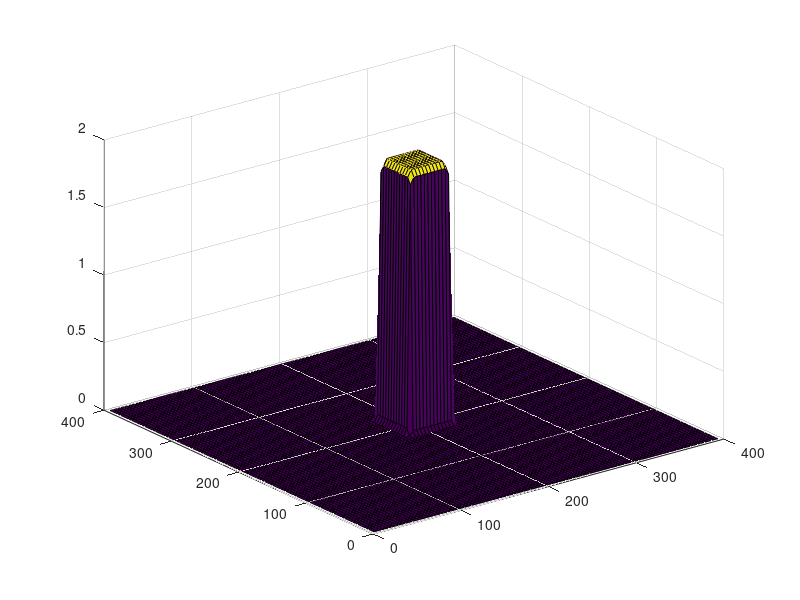

Write the MATLAB code that produced this figure. (Note: this script raises an error after producing the figure.)
function output = final_adi_v3_maybeworking
clf; clear all;

N = 100; %number of points 
h = 400/(N+1); %grid spacing

dt = 1;

Du = 1; %diffusion coefficient of u (alpha_1)
Dv = 0.5; %diffusion coefficient of v (alpha_2)

a = (Du*dt)/(2*h^2);
a2 = (Dv*dt)/(2*h^2);

F = 0.022; %feed rate
K = 0.051; %kill rate

f = @(u,v) -u.*v.^2 + F*(1-u);
g = @(u,v) u.*v.^2 - (F+K).*v;

x = [0:h:400];
y = [0:h:400];

%% initial condition
U0 = NaN(N,N);
V0 = NaN(N,N);

ic1 = @(x,y) 1;
ic2 = @(x,y) 0;

for j=1:N
    for k=1:N
        U0(j,k) = ic1(x(j),y(k));
        %V0(j,k) = ic2(x(j),y(k)) +rand(1);
        if (x(j)>=175) && (x(j)<=225) && (y(k)>=175) && (y(k)<=225)
            V0(j,k) = 1;
        % elseif (x(j)>=320) && (x(j)<=370) && (y(k)>=200) && (y(k)<=250)
        %     V0(j,k) = 1;
        % elseif (x(j)>=110) && (x(j)<=165) && (y(k)>=110) && (y(k)<=165)
        %     V0(j,k) = 1;
        % elseif (x(j)>=215) && (x(j)<=255) && (y(k)>=210) && (y(k)<=220)
        %     V0(j,k) = 1;
        % elseif (x(j)>=20) && (x(j)<=206) && (y(k)>=20) && (y(k)<=30)
        %     V0(j,k) = 1;
        else
            V0(j,k) = ic2(x(j),y(k));
        end
    end
end

%creating matrix A to solve at each time step Au = B and Au = C, matrix A
%does not change at the time steps, matrix B and C need to be updated
A = zeros(N,N);
A(1,1) = 1+2*a;
A(1,2) = -2*a;
A(N,N-1) = -2*a;
A(N,N) = 1+2*a;
for i=2:N-1
    A(i,i-1) = -a;
    A(i,i) = 1+2*a;
    A(i,i+1) = -a;
end
A = sparse(A);

A2 = zeros(N,N);
A2(1,1) = 1+2*a2;
A2(1,2) = -2*a2;
A2(N,N-1) = -2*a2;
A2(N,N) = 1+2*a2;
for i=2:N-1
    A2(i,i-1) = -a2;
    A2(i,i) = 1+2*a2;
    A2(i,i+1) = -a2;
end
A2=sparse(A2);

B = zeros(N,N);
B(1,1) = 1-2*a;
B(1,2) = 2*a;
B(N,N-1) = 2*a;
B(N,N) = 1-2*a;
for i=2:N-1
    B(i,i-1) = a;
    B(i,i) = 1-2*a;
    B(i,i+1) = a;
end
B=sparse(B);

B2 = zeros(N,N);
B2(1,1) = 1-2*a2;
B2(1,2) = 2*a2;
B2(N,N-1) = 2*a2;
B2(N,N) = 1-2*a2;
for i=2:N-1
    B2(i,i-1) = a2;
    B2(i,i) = 1-2*a2;
    B2(i,i+1) = a2;
end
B2=sparse(B2);

time = 0;

Un = U0;
Vn = V0;

%% time loop
for T=1:6000

    Ustar = NaN(N,N);
    Vstar = NaN(N,N);


    for k=1:N

        RHS = B*Un(:,k)+(dt/2)*f(Un(:,k),Vn(:,k));
        RHS = sparse(RHS);
        Ustark = A\RHS; %solving for Ustark
        Ustar(1:N,k) = Ustark; %Updating the k-th column of Ustar
        
        RHS = B2*Vn(:,k)+(dt/2)*g(Un(:,k),Vn(:,k));
        RHS = sparse(RHS);
        Vstark = A2\RHS; %solving for Vstark
        Vstar(1:N,k) = Vstark; %Updating the k-th column of Vstar
    end

    Unp1 = NaN(N,N);
    Vnp1 = NaN(N,N);


    for j=1:N

        RHS = B*(Ustar(j,:))'+(dt/2)*f((Ustar(j,:))',(Vstar(j,:))');
        RHS = sparse(RHS);
        Unp1j = A\RHS; %solving for U(n+1)_j
        Unp1(j,1:N) = Unp1j; %updating the j-th row of U(n+1)
        
        RHS = B2*(Vstar(j,:))'+(dt/2)*g((Ustar(j,:))',(Vstar(j,:))');
        RHS = sparse(RHS);
        Vnp1j = A2\RHS; %solving for U(n+1)_j
        Vnp1(j,1:N) = Vnp1j; %updating the j-th row of U(n+1)
    end
    Un = Unp1;
    Vn = Vnp1;
    time = time + dt;
    %if T==1000 || T==2000 || T==3000 || T==4000 || T==5000 || T==6000 || T==7000 || T==8000
    s = surf(x(2:end-1),y(2:end-1),Vn);
    s.EdgeColor = 'none';
    view(2)
    colorbar
    colormap jet
    %view(2);
    axis equal
    xlim([0 400]);
    ylim([0 400]);
    title(sprintf('t = %1.3f, F = %1.3f, k = %1.3f',time,F,K), fontsize=20)
    set(gca,'FontSize',20)
    shg
    %end
    pause(dt/1000)
    
    % frame = getframe(gcf); %get frame
    % writeVideo(myVideo, frame);
T
end
output = Un;
% close(myVideo)



